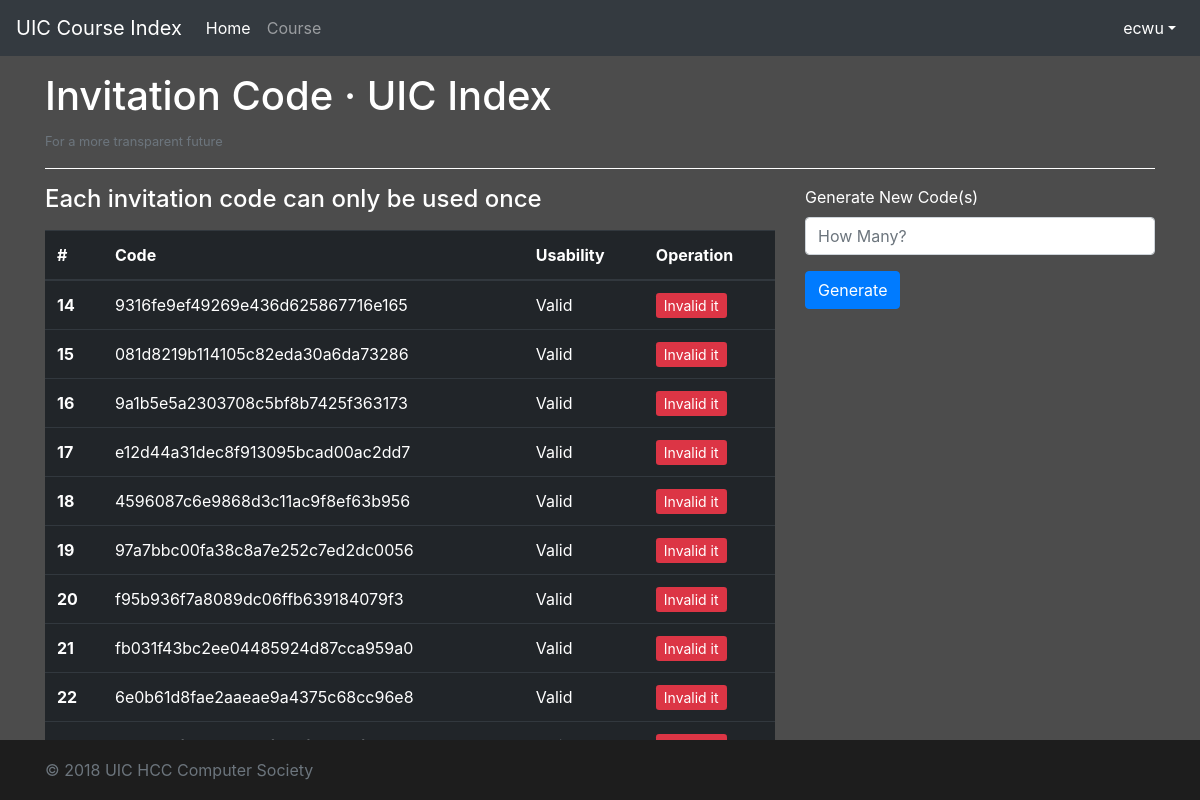
/tools/invitation/ (signed in), run on the app's committed database.
### course/models.py (models this page shows, shortened)
class InvitationCode(models.Model):
    invitation_code = models.TextField(null=True, unique=True)
    usability = models.BooleanField(default=True)

### course/views.py (the view, shortened to what this page needs)
# urls.py: path('tools/invitation/', views.invitation_code, name='invitation_code'),
def invitation_code(request):
    if not request.user.is_authenticated:
        return redirect('/')
    else:
        userdata = request.user
        times = request.POST.get('amount')
        code_all = models.InvitationCode.objects.all()
        return render(request, 'course/newic.html', {'userdata': userdata, 'codes': code_all})

### course/templates/course/newic.html (shortened to what this page needs)
<!doctype html>
<html lang="en">
  <head>
    <link href="https://cdn.bootcss.com/bootstrap/4.0.0/css/bootstrap.min.css" rel="stylesheet">
    {% load static %}
    <link href="{% static "course/css/login_page.css" %}" rel="stylesheet">
</head>
  <body>
    <header>
      <nav class="navbar navbar-expand-md navbar-dark fixed-top bg-dark">
        <a class="navbar-brand" href="{% url 'home_page' %}">UIC Course Index</a>
        <div class="collapse navbar-collapse" id="navbarCollapse">
          <ul class="navbar-nav mr-auto">
            <li class="nav-item active">
              <a class="nav-link" href="{% url 'home_page' %}">Home <span class="sr-only">(current)</span></a>
            </li>
            <li class="nav-item">
              <a class="nav-link" href="{% url 'course_list' %}">Course</a>
            </li>
          </ul>
            <ul class="navbar-nav ml-auto">
                <li class="nav-item dropdown show">
                    <a class="nav-link dropdown-toggle" href="#" id="dropdown01" data-toggle="dropdown" aria-haspopup="true" aria-expanded="true">{{ userdata.username }}</a>
                </li>
            </ul>
        </div>
      </nav>
    </header>
<div class="site-wrapper-inner" style="background-color: rgba(0, 0, 0, 0.7);">
    <main role="main" class="container">
    <br>
      <h1 class="mt-5 text-white">Invitation Code · UIC Index</h1>
      <small class="text-secondary">For a more transparent future</small>
      <hr style="border-color: #FFFFFF;">
<div class="row">
    <div class="col-8">
        <h4 class="text-white">Each invitation code can only be used once</h4>
        <table class="table table-hover table-dark" style="margin-top: 1rem;">
            <thead>
                <tr>
                    <th scope="col">#</th>
                    <th scope="col">Code</th>
                    <th scope="col">Usability</th>
                    <th scope="col">Operation</th>
                </tr>
            </thead>
            <tbody>
                {% for code in codes %}
                    <tr>
                        <th scope="row">{{ code.id }}</th>
                        <td>{{ code.invitation_code}}</td>
                        <td>
                            {% if code.usability %}
                                Valid
                            {% else %}
                                Invalid
                            {% endif %}
                        </td>
                        <td>
                            {% if code.usability %}
                                <a href="{% url 'invitation_code_invalid' code.id %}" class="btn-danger btn-sm">Invalid it</a>
                            {% endif %}
                        </td>
                    {% endfor %}
                    </tr>
            </tbody>
        </table>
        </div>
    <div class="col-4">
<div>
      <form action="{% url 'invitation_code' %}" method="post">
          <div class="form-group">
            <label class="text-white">Generate New Code(s)</label>
            <input type="text" class="form-control" placeholder="How Many?" name="amount">
          </div>
          <button type="submit" class="btn btn-primary">Generate</button>
        </form>
    </div>
    </div>
</div>
    </main>
</div>
    <footer class="footer">
      <div class="container">
        <span class="text-muted">&copy; 2018 UIC HCC Computer Society</span>
      </div>
    </footer>
    {% load static %}
  </body>
</html>

### course/static/course/css/login_page.css (style rules this page uses)
html { position: relative; min-height: 100%; }
body { margin-bottom: 60px; font-family: -apple-system, BlinkMacSystemFont, "Segoe UI", "Droid Sans", "Helvetica Neue", "PingFang SC", "Hiragino Sans GB", "Droid Sans Fallback", "Microsoft YaHei", sans-serif; }
.footer { position: absolute; bottom: 0; width: 100%; height: 60px; line-height: 60px; background-color: #1d1d1d; }
.footer > .container { padding-right: 15px; padding-left: 15px; }

### course/templates/course/newic.html (style rules this page uses)
body { background-image: url("https://www.ecwuuuuu.com/wallpaper/"); background-size: cover; }
.site-wrapper-inner { position:fixed; width: 100%; height: 100%; }

### data on the page
InvitationCode: id "14", invitation_code "9316fe9ef49269e436d625867716e165", usability "Valid"
InvitationCode: id "15", invitation_code "081d8219b114105c82eda30a6da73286", usability "Valid"
InvitationCode: id "16", invitation_code "9a1b5e5a2303708c5bf8b7425f363173", usability "Valid"
InvitationCode: id "17", invitation_code "e12d44a31dec8f913095bcad00ac2dd7", usability "Valid"
InvitationCode: id "18", invitation_code "4596087c6e9868d3c11ac9f8ef63b956", usability "Valid"
InvitationCode: id "19", invitation_code "97a7bbc00fa38c8a7e252c7ed2dc0056", usability "Valid"
InvitationCode: id "20", invitation_code "f95b936f7a8089dc06ffb639184079f3", usability "Valid"
InvitationCode: id "21", invitation_code "fb031f43bc2ee04485924d87cca959a0", usability "Valid"
InvitationCode: id "22", invitation_code "6e0b61d8fae2aaeae9a4375c68cc96e8", usability "Valid"

### other printed values
{{ userdata.username }} "ecwu"
